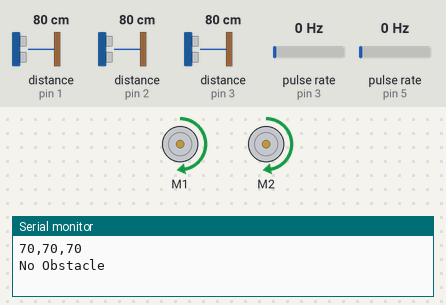
Simulated run of this sketch. Board: Arduino Uno, built with avr-gcc and run on an emulated ATmega328P. Shown: 2 × DC motor (green arrow = forward, orange = backward, longer = faster), the last lines printed to the serial monitor. Wiring (inferred from the names in the program): 2 × pulse sensor: data pin 3 / data pin 5. The inputs (shaded band) are chosen by the test bench; at power-on: pulse rate (sensors on pin 3, pin 5) 0 Hz, distance to the obstacle (sensors on pin 1, pin 2, pin 3) 80 cm.

Above: at 1.2 s.
1.3 s: pulse rate (sensor on pin 3) set to 4 Hz
At 2.55 s:
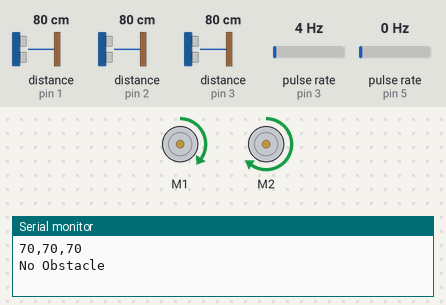
At 4.2 s:
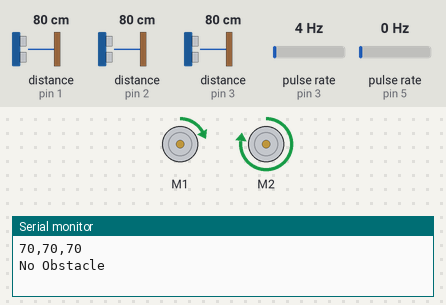
4.3 s: pulse rate (sensor on pin 5) set to 50 Hz
At 6.0 s:
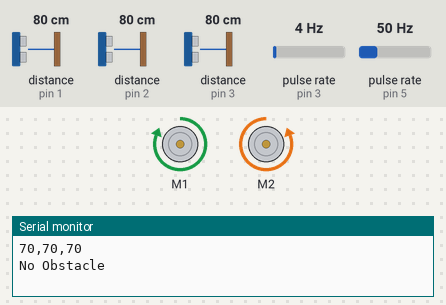
6.9 s: pulse rate (sensor on pin 3) set to 74 Hz
9.9 s: pulse rate (sensor on pin 3) set to 77 Hz
At 12.8 s:
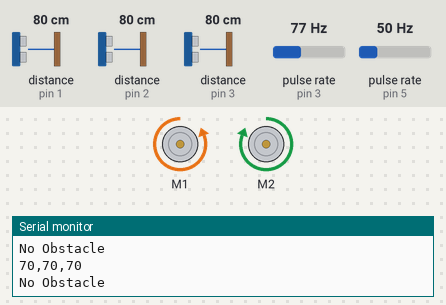
12.9 s: distance to the obstacle (sensor on pin 1) set to 2 cm
15.9 s: pulse rate (sensor on pin 5) set to 100 Hz
Timing chart, 0 to 52.4 s (numbered marks = the images above; inputs shaded):
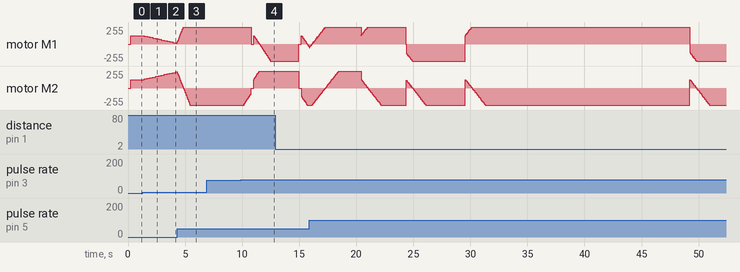

Measured:
- the behaviour switches between 76 and 77 Hz on pulse rate (sensor on pin 3) (found by bisection; images 3 and 4)
- after the input at 1.3 s, motor M1: moves from forward 127/255 to forward 12/255 over 2.7 s, starting after 0.13 s; motor M2: moves from forward 127/255 to forward 242/255 over 2.7 s, starting after 0.13 s
- after the input at 6.9 s, every drawn part: stays the same

The sketch:

PID_Working.ino
```cpp
#include "DualVNH5019MotorShield.h"
#include "PinChangeInt.h"
#include "SharpIR.h"

DualVNH5019MotorShield md;

#define pinEncoderL 3
#define pinEncoderR 5
#define pinSwitch 8
#define sensorFrontRight 1
#define sensorFrontLeft 2
#define sensorFrontCenter 3


#define MODEL 1080 // 1080 (Short), 20150 (Long)

SharpIR sensor1(sensorFrontRight, 200, 99, MODEL);
SharpIR sensor2(sensorFrontLeft, 200, 99, MODEL);
SharpIR sensor3(sensorFrontCenter, 200, 99, MODEL);

enum obstacleStates {
  LEFT_ROW,
  CENTER_ROW,
  RIGHT_ROW,
  NO_OBSTACLE,
  WALL
};

obstacleStates sensorState = NO_OBSTACLE;

unsigned long duration1, duration2;
volatile long encoderCountLeft = 0, encoderCountRight = 0;

double target_Tick = 0, last_tick = 0;
double error = 0, integral = 0;

int pid = 0;


void setup() {
  Serial.begin(9600);

  md.init();
  pinMode(pinEncoderL, INPUT);
  pinMode(pinEncoderR, INPUT);
  pinMode(pinSwitch, INPUT);

  PCintPort::attachInterrupt(pinEncoderL, incLeft, RISING);
  PCintPort::attachInterrupt(pinEncoderR, incRight, RISING);

  //md.setSpeeds(100, 100);
}

void loop() {
  //delay(3000);
  //  Serial.println(String(encoderCountLeft) + ", " + String(encoderCountRight));
  int distance = 120;
  moveLookingForward(distance);
//  rotateLeft(90);
//  delay(5000);
//  rotateRight(90);
  delay(1000000);
}
void moveLookingForward(int distance) {
  int left_offset =0, right_offset =0;
  while (distance > 0) {
    readFrontSensors();
    //    readSideSensors();
    switch (sensorState) {
      case NO_OBSTACLE:
        Serial.println("No Obstacle");
        moveForward(10);
        break;
      case LEFT_ROW:
        Serial.println("Left");
        rotateRight(90);
        moveForward(10);
        rotateLeft(90);
        if (isClearSide){
          moveForward(50);
        }else{
          rotateRight(90);
          moveForward(10);
          rotateLeft(90);
          left_offset ++;
        }
        rotateLeft(90);
        while(left_offset>0)
        {
          moveForward(10);
          left_offset--;
        }
        moveForward(10);
        rotateRight(90);
        distance -= 40;
        break;
      case RIGHT_ROW:
        Serial.println("Right");
        rotateLeft(90);
        moveForward(10);
        rotateRight(90);
        moveForward(50);
        rotateRight(90);
        moveForward(10);
        rotateLeft(90);
        distance -= 40;
        break;
      case CENTER_ROW:
        Serial.println("center");
        rotateRight(90);
        moveForward(20);
        rotateLeft(90);
        if (isClearSide){
          moveForward(50);
        }else{
          rotateRight(90);
          moveForward(10);
          rotateLeft(90);
          left_offset ++;
        }
        rotateLeft(90);
        while(left_offset>0)
        {
          moveForward(10);
          left_offset--;
        }
        moveForward(10);
        rotateRight(90);
        distance -= 40;
        break;
      case WALL :
        Serial.println("wall");
        moveForward(distance-4);
        break;
    }
    distance -= 10;
  }
}
void incLeft() {
  encoderCountLeft++;
}

void incRight() {
  encoderCountRight++;
}

double tuneWithPID() {
//  Serial.println(String(encoderCountLeft) + ", " + String(encoderCountRight) + ", " + String(encoderCountLeft - encoderCountRight));
  double kp, ki, kd, p, i, d;

  kp = 15; // trial and error
  ki = 0;
  kd = 0;


  error = encoderCountLeft - encoderCountRight;
  integral += error;

  p = error * kp;
  i = integral * ki;
  d = (last_tick - encoderCountLeft) * kd;
  pid = p + i + d;

  last_tick = encoderCountLeft;

  return pid;
}

void moveForward(double cmDis) {
  pid = 0;
  encoderCountLeft = 0, encoderCountRight = 0;
  error = 0, integral = 0, last_tick = 0;

  target_Tick = cmDis * 30.25; // Caliberated to 30.25 ticks per cm

  while (encoderCountLeft < target_Tick ) {
    pid = tuneWithPID();
    md.setSpeeds(200 - pid, 200 + pid);
  }

  md.setBrakes(400, 400);
}


void moveBackward(double cmDis) {
  pid = 0;
  encoderCountLeft = 0, encoderCountRight = 0;
  error = 0, integral = 0, last_tick = 0;

  target_Tick = cmDis * 30.25; // Caliberated to 30.25 ticks per cm

  while (encoderCountLeft < target_Tick ) {
    pid = tuneWithPID();
    md.setSpeeds(-(200 - pid), -(200 + pid));
  }

  md.setBrakes(400, 400);
}

int rotateRight(double angle) {
  pid = 0;
  encoderCountRight = 0, encoderCountLeft = 0;
  error = 0, integral = 0;

  if (angle <= 90) target_Tick = angle * 4.47;
  else if (angle <= 180 ) target_Tick = angle * 4.62;
  else if (angle <= 360 ) target_Tick = angle * 4.675;
  else target_Tick = angle * 4.65;

  while (encoderCountLeft < target_Tick ) {
    pid = tuneWithPID();
    md.setSpeeds(200 - pid, -(200 + pid));
  }
  md.setBrakes(400, 400);
}

int rotateLeft(double angle) {
  pid = 0;
  encoderCountRight = 0, encoderCountLeft = 0;
  error = 0, integral = 0;

  if (angle <= 90) target_Tick = angle * 4.45;
  else if (angle <= 180 ) target_Tick = angle * 4.51;
  else if (angle <= 360 ) target_Tick = angle * 4.51;
  else target_Tick = angle * 4.65;

  while (encoderCountLeft < target_Tick ) {
    pid = tuneWithPID();
    md.setSpeeds(-(200 - pid), (200 + pid));
  }
  md.setBrakes(400, 400);
}


bool checkForObstcle() {
  //TODO : Add the third sensor
  Serial.print(calibrateSensorValue(sensor1.distance()));
  //  Serial.print(",");
  //  Serial.println(sensor2.distance());
  Serial.println();
  if (calibrateSensorValue(sensor1.distance()) <= 30 && calibrateSensorValue(sensor1.distance()) > 0) {
    Serial.println("Obstacle detected");
    return true;
  }
  return false;
}


int calibrateSensorValue(int val) {
  /**
   * 20cm distance has the most accurate reading
   * with each increment of 10cm, there will be 2cm additional increment in readings
   */
  //   Serial.println("val"+ String(val));
  return (val + 4) / 1.2;
}

int obstaclePosition(int val) {
  /**
   * range of values are from
   * (1.2n - 4) - (4 + 0.1n) to (1.2n - 4) + (4 + 0.1n)
   */
  int i;
  for (i = 1; i <= 10; i++) {
    if (val <= (13 * i)) {
      return i;
    }
  }
  return 0;
}
void readFrontSensors() {
  Serial.println(String(calibrateSensorValue(sensor1.distance()))+","+String(calibrateSensorValue(sensor2.distance()))+","+String(calibrateSensorValue(sensor3.distance())));

  if (calibrateSensorValue(sensor1.distance()) <= 20 && calibrateSensorValue(sensor1.distance()) >= 0 ) {
    sensorState = LEFT_ROW;
  }else if(calibrateSensorValue(sensor2.distance()) <= 20 && calibrateSensorValue(sensor2.distance()) >= 0){
    sensorState = RIGHT_ROW;
  }else if(calibrateSensorValue(sensor3.distance()) <= 20 && calibrateSensorValue(sensor3.distance()) >= 0){
    sensorState = CENTER_ROW;
  }else{
    sensorState = NO_OBSTACLE;
  }
  if (((calibrateSensorValue(sensor1.distance())-calibrateSensorValue(sensor2.distance())) < 5)&&((calibrateSensorValue(sensor2.distance())-calibrateSensorValue(sensor3.distance())) < 5)&&((calibrateSensorValue(sensor3.distance())-calibrateSensorValue(sensor1.distance())) < 5)){
    if (sensorState != NO_OBSTACLE){
      sensorState = WALL;
    }
  }
  //TODO: Check Right Sensor Values
  //TODO: Check Center Sensor Values
  //    if(caliberateSensorValue(sensor3.distance()) <= 30 && caliberateSensorValue(sensor3.distance())){
  //      sensorState = CENTER_ROW;
  //    }

}

bool isClearSide(){
  if (calibrateSensorValue(sensor1.distance()) <= 20 && calibrateSensorValue(sensor1.distance()) >= 0 ) {
    return false;
  }
  if(calibrateSensorValue(sensor2.distance()) <= 20 && calibrateSensorValue(sensor2.distance()) >= 0){
    return false;
  }
  return true;

}
```
